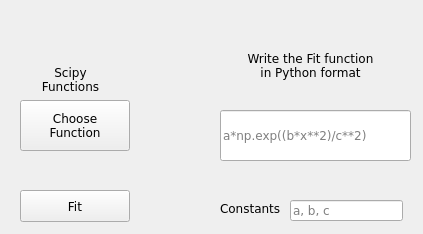
<?xml version="1.0" encoding="UTF-8"?>
<ui version="4.0">
 <class>FormFunctions</class>
 <widget class="QWidget" name="FormFunctions">
  <property name="geometry">
   <rect>
    <x>0</x>
    <y>0</y>
    <width>423</width>
    <height>234</height>
   </rect>
  </property>
  <property name="minimumSize">
   <size>
    <width>423</width>
    <height>234</height>
   </size>
  </property>
  <property name="maximumSize">
   <size>
    <width>423</width>
    <height>234</height>
   </size>
  </property>
  <property name="font">
   <font>
    <family>Bitstream Vera Sans</family>
   </font>
  </property>
  <property name="windowTitle">
   <string>Form</string>
  </property>
  <widget class="QLabel" name="labelScipyFunc">
   <property name="geometry">
    <rect>
     <x>40</x>
     <y>59</y>
     <width>61</width>
     <height>41</height>
    </rect>
   </property>
   <property name="font">
    <font>
     <family>Bitstream Vera Sans</family>
    </font>
   </property>
   <property name="text">
    <string>Scipy
Functions</string>
   </property>
   <property name="alignment">
    <set>Qt::AlignCenter</set>
   </property>
  </widget>
  <widget class="QPushButton" name="pushButtonChooseFunc">
   <property name="geometry">
    <rect>
     <x>20</x>
     <y>100</y>
     <width>110</width>
     <height>51</height>
    </rect>
   </property>
   <property name="font">
    <font>
     <family>Bitstream Vera Sans</family>
    </font>
   </property>
   <property name="text">
    <string>Choose
Function</string>
   </property>
  </widget>
  <widget class="QLabel" name="labelFunction">
   <property name="geometry">
    <rect>
     <x>240</x>
     <y>40</y>
     <width>141</width>
     <height>51</height>
    </rect>
   </property>
   <property name="font">
    <font>
     <family>Bitstream Vera Sans</family>
    </font>
   </property>
   <property name="text">
    <string>Write the Fit function
in Python format</string>
   </property>
   <property name="alignment">
    <set>Qt::AlignCenter</set>
   </property>
  </widget>
  <widget class="QLineEdit" name="lineEditConstants">
   <property name="geometry">
    <rect>
     <x>290</x>
     <y>200</y>
     <width>113</width>
     <height>21</height>
    </rect>
   </property>
   <property name="text">
    <string/>
   </property>
   <property name="placeholderText">
    <string>a, b, c</string>
   </property>
  </widget>
  <widget class="QLabel" name="labelConstants">
   <property name="geometry">
    <rect>
     <x>220</x>
     <y>200</y>
     <width>61</width>
     <height>16</height>
    </rect>
   </property>
   <property name="text">
    <string>Constants</string>
   </property>
  </widget>
  <widget class="QLineEdit" name="lineEditFunc">
   <property name="geometry">
    <rect>
     <x>220</x>
     <y>110</y>
     <width>191</width>
     <height>51</height>
    </rect>
   </property>
   <property name="placeholderText">
    <string>a*np.exp((b*x**2)/c**2)</string>
   </property>
  </widget>
  <widget class="QPushButton" name="fitpushButton">
   <property name="geometry">
    <rect>
     <x>20</x>
     <y>190</y>
     <width>110</width>
     <height>32</height>
    </rect>
   </property>
   <property name="text">
    <string>Fit</string>
   </property>
  </widget>
 </widget>
 <resources/>
 <connections/>
</ui>
